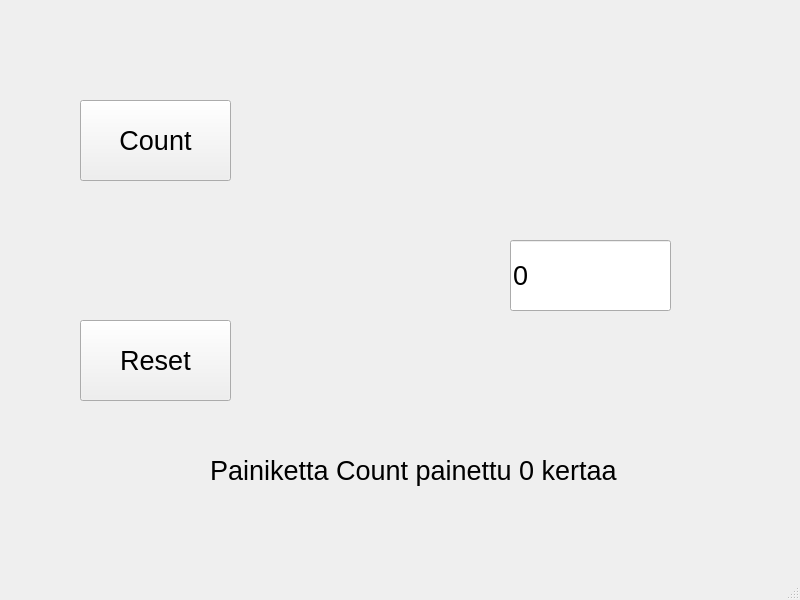
<?xml version="1.0" encoding="UTF-8"?>
<ui version="4.0">
 <class>MainWindow</class>
 <widget class="QMainWindow" name="MainWindow">
  <property name="geometry">
   <rect>
    <x>0</x>
    <y>0</y>
    <width>800</width>
    <height>600</height>
   </rect>
  </property>
  <property name="windowTitle">
   <string>MainWindow</string>
  </property>
  <widget class="QWidget" name="centralwidget">
   <widget class="QPushButton" name="btnCount">
    <property name="geometry">
     <rect>
      <x>80</x>
      <y>100</y>
      <width>151</width>
      <height>81</height>
     </rect>
    </property>
    <property name="font">
     <font>
      <pointsize>20</pointsize>
     </font>
    </property>
    <property name="text">
     <string>Count</string>
    </property>
   </widget>
   <widget class="QPushButton" name="btnReset">
    <property name="geometry">
     <rect>
      <x>80</x>
      <y>320</y>
      <width>151</width>
      <height>81</height>
     </rect>
    </property>
    <property name="font">
     <font>
      <pointsize>20</pointsize>
     </font>
    </property>
    <property name="text">
     <string>Reset</string>
    </property>
   </widget>
   <widget class="QLineEdit" name="txtResult">
    <property name="geometry">
     <rect>
      <x>510</x>
      <y>240</y>
      <width>161</width>
      <height>71</height>
     </rect>
    </property>
    <property name="font">
     <font>
      <pointsize>20</pointsize>
     </font>
    </property>
    <property name="text">
     <string>0</string>
    </property>
   </widget>
   <widget class="QLabel" name="labelInfo">
    <property name="geometry">
     <rect>
      <x>210</x>
      <y>450</y>
      <width>431</width>
      <height>41</height>
     </rect>
    </property>
    <property name="font">
     <font>
      <pointsize>20</pointsize>
     </font>
    </property>
    <property name="text">
     <string>Painiketta Count painettu 0 kertaa</string>
    </property>
   </widget>
  </widget>
  <widget class="QMenuBar" name="menubar">
   <property name="geometry">
    <rect>
     <x>0</x>
     <y>0</y>
     <width>800</width>
     <height>21</height>
    </rect>
   </property>
  </widget>
  <widget class="QStatusBar" name="statusbar"/>
 </widget>
 <resources/>
 <connections/>
</ui>
